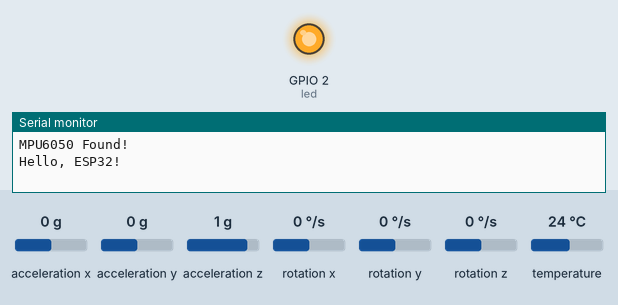
Recording of a program running on a simulated ESP32. On the bench: output pins drawn as LEDs (lit = HIGH), the last lines printed to the serial monitor. Inputs (shaded band) come from the test bench; at power-on: acceleration x 0 g, acceleration y 0 g, acceleration z 1 g, rotation x 0 °/s, rotation y 0 °/s, rotation z 0 °/s, temperature 24 °C.

Above: at 0.8 s.
At 2.85 s:
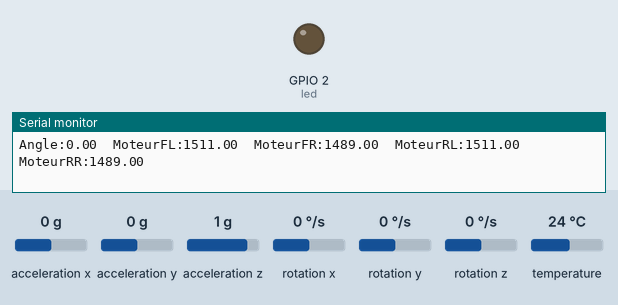
Timing chart, 0 to 3.1 s (numbered marks = the images above):
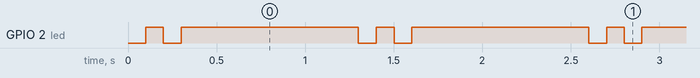

The program:

main.cpp
```cpp
#include <Arduino.h>
#include <Adafruit_MPU6050.h>

#define led 2
Adafruit_MPU6050 mpu;

struct PID {
    float Kp, Ki, Kd;
    float cumul;
    float prec;
    float speed;
    float PID;
    char axe;
};
typedef struct {
    float x,y,z;
} SETPOINT;


// function declarations:
void calcPID(float,float, PID&,float);


//global variable:
unsigned long previousMillis;
int stage[5] ={100, 100,100 ,1000};
int i =0;
unsigned long lastLogTime = 0;
unsigned long printtime = 0;
float finalAngleX = 0;
float finalAngleY = 0;

float Error=0;
float throttle = 1500.0;
PID rollPID = {1.0, 0.05, 0.25, 0, 0, 0, 0,'x'};
PID pitchPID = {1.0, 0.05, 0.25, 0, 0, 0, 0,'y'};
SETPOINT setpoint = {10,0,0};


void setup() {
  // put your setup code here, to run once:
  Serial.begin(115200);

  pinMode(led,OUTPUT);
  digitalWrite(led, LOW);

  if (!mpu.begin()) {
    Serial.println("Failed to find MPU6050 chip");
    while (1) {
      delay(10);
    }
  }
  Serial.println("MPU6050 Found!");
  previousMillis= millis();
  lastLogTime = millis();
  sensors_event_t a, g, temp;
  mpu.getEvent(&a, &g, &temp);
  finalAngleX = atan2(-a.acceleration.x, sqrt(a.acceleration.y * a.acceleration.y + a.acceleration.z * a.acceleration.z)) * 180 / M_PI;
  finalAngleY = atan2(a.acceleration.y, a.acceleration.z) * 180 / M_PI;
  Serial.println("Hello, ESP32!");
}

void loop() {
  unsigned long current = millis();
  if(current-previousMillis >= stage[i]){
    digitalWrite(led,  !digitalRead(led));
    previousMillis = current;
    i= (i+1)%4;
  }
  if (current - lastLogTime >= 10) {
    float dt = (current - lastLogTime)/1000.0;

    sensors_event_t a, g, temp;
    mpu.getEvent(&a, &g, &temp);
    float pitch = atan2(a.acceleration.y, a.acceleration.z) * 180 / M_PI;
    float roll = atan2(-a.acceleration.x, sqrt(a.acceleration.y * a.acceleration.y + a.acceleration.z * a.acceleration.z)) * 180 / M_PI;

    finalAngleX = 0.98 *(finalAngleX + (g.gyro.x * 180/M_PI *dt)) + 0.02 *(roll);
    finalAngleY = 0.98 * (finalAngleY + (g.gyro.y * 180/M_PI *dt)) +0.02 * (pitch);

    calcPID(finalAngleX, dt, rollPID, setpoint.x);
    calcPID(finalAngleY, dt, pitchPID, setpoint.y);
    float FLmotor = constrain( throttle + rollPID.PID -pitchPID.PID ,1000,2000);
    float FRmotor = constrain( throttle - rollPID.PID -pitchPID.PID  ,1000,2000);
    float RLmotor = constrain( throttle + rollPID.PID +pitchPID.PID ,1000,2000);
    float RRmotor = constrain( throttle - rollPID.PID +pitchPID.PID ,1000,2000);

    if (current - printtime >= 1000) {
      //Serial.printf("final angle X : %.2f° PID: %.2f Left motor: %.2f Right motor: %.2f \n", finalAngleX,P+I+D,motorGauche,motorDroit);
      Serial.print("Angle:");
      Serial.print(finalAngleX);
      Serial.print("\t");
      Serial.print("MoteurFL:");
      Serial.print(FLmotor);
      Serial.print("\t");
      Serial.print("MoteurFR:");
      Serial.print(FRmotor);
      Serial.print("\t");
      Serial.print("MoteurRL:");
      Serial.print(RLmotor);
      Serial.print("\t");
      Serial.print("MoteurRR:");
      Serial.println(RRmotor);
      printtime = current;
    }
    lastLogTime = current;
  }
}

void calcPID(float finalAngle, float dt, PID &tmp, float setpoint){
    Error = setpoint - finalAngle;
    float P = tmp.Kp*Error;

    tmp.cumul += Error * dt;
    if (tmp.cumul > 100){tmp.cumul =100;}
    if (tmp.cumul < -100){tmp.cumul = -100;}
    float I = tmp.Ki*tmp.cumul;

    tmp.speed = (Error - tmp.prec)/dt;
    float D= tmp.Kd*tmp.speed;
    tmp.PID = P+I+D;
    tmp.prec = Error;
}
```

Measured:
- by itself, GPIO 2 (led): repeats every 1.3 s: LOW 0.10 s, HIGH 1.0 s, LOW 0.10 s, HIGH 0.10 s
- by itself, everything shown: repeats every 1.3 s, in 4 steps
